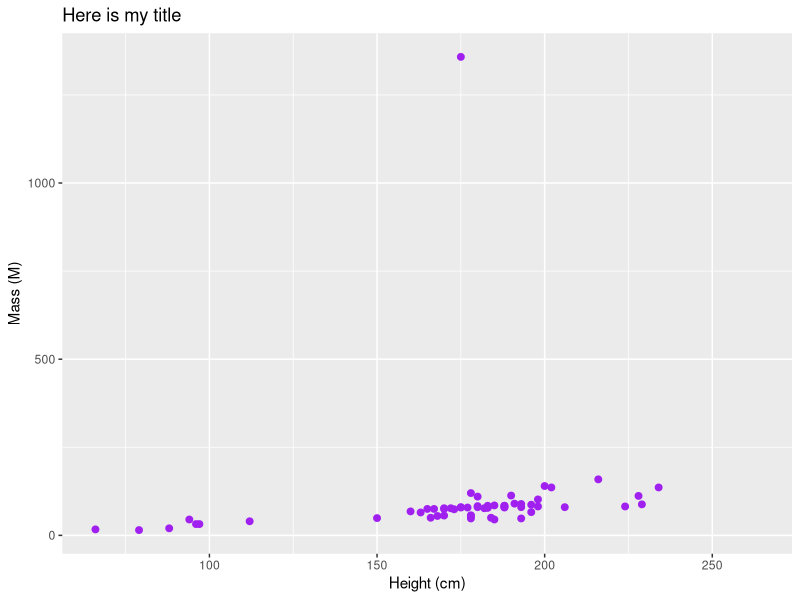
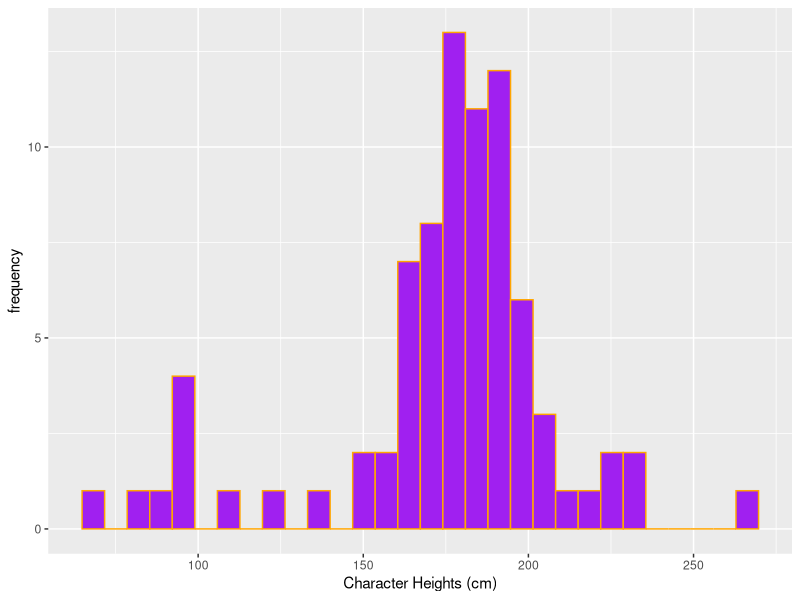

Source code (R) for these figures, in order:
## ---- chunk 1
#| message: false
# load libraries ----
library(tidyverse)
## ---- chunk 2
#| include: false
# do some data exploration on the starwars df ----
head(starwars, n = 10)
tail(starwars)
dim(starwars)
## ---- chunk 3
#| echo: true
ggplot(data = starwars, aes(x = height, y = mass, color = mass)) + 
  geom_point(color = "purple", size = 2) + 
  labs(x = "Height (cm)",
       y = "Mass (M)",
       title = "Here is my title")
## ---- chunk 4
#| echo: true
#| fig-cap: "This is my figure caption"
#| fig-alt: "this is some alt text"
ggplot(data = starwars, aes(x = height)) + 
  geom_histogram(fill = "purple", color = "orange") +
  labs(x = "Character Heights (cm)", y = "frequency")
## ---- chunk 5
(sw_height_mean <- round(mean(starwars$height, na.rm = TRUE), 3))
